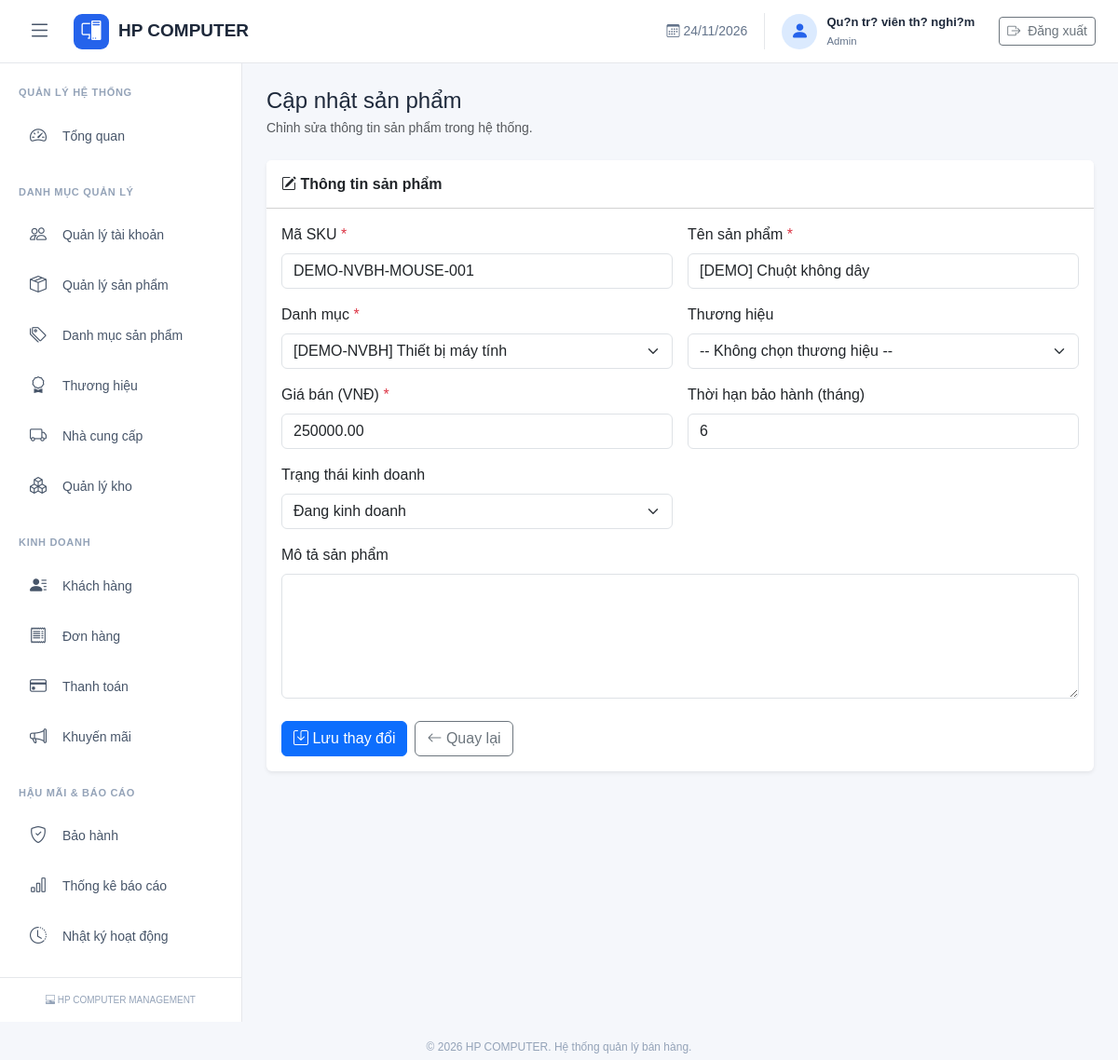
Screenshot of /modules/products/edit.php?id=2 (signed in) with the database file from the repository.
### tables this page shows
CREATE TABLE `san_pham` (
  `ma_san_pham` int(11) NOT NULL,
  `ma_danh_muc` int(11) NOT NULL,
  `ma_thuong_hieu` int(11) DEFAULT NULL,
  `ma_sku` varchar(100) NOT NULL,
  `ten_san_pham` varchar(255) NOT NULL,
  `mo_ta` text DEFAULT NULL,
  `gia_ban` decimal(15,2) NOT NULL DEFAULT 0.00,
  `thoi_han_bao_hanh` int(11) NOT NULL DEFAULT 0,
  `trang_thai` enum('ACTIVE','INACTIVE') NOT NULL DEFAULT 'ACTIVE',
  `ngay_tao` datetime NOT NULL DEFAULT current_timestamp(),
  `ngay_cap_nhat` datetime NOT NULL DEFAULT current_timestamp() ON UPDATE current_timestamp()
);

CREATE TABLE `danh_muc` (
  `ma_danh_muc` int(11) NOT NULL,
  `ten_danh_muc` varchar(150) NOT NULL,
  `ma_danh_muc_cha` int(11) DEFAULT NULL,
  `mo_ta` text DEFAULT NULL,
  `trang_thai` enum('ACTIVE','INACTIVE') NOT NULL DEFAULT 'ACTIVE',
  `ngay_tao` datetime NOT NULL DEFAULT current_timestamp()
);

### modules/products/edit.php (the view, shortened to what this page needs)
<?php
require_once __DIR__ . '/../../config/database.php';
function editProductEscape($value)
{
    return htmlspecialchars(
        (string)($value ?? ''),
        ENT_QUOTES,
        'UTF-8'
    );
}
$id = filter_input(INPUT_GET, 'id', FILTER_VALIDATE_INT);
$stmt = $pdo->prepare("
    SELECT *
    FROM san_pham
    WHERE ma_san_pham = :id
    LIMIT 1
");
$stmt->execute([':id' => $id]);
$product = $stmt->fetch();
$categories = $pdo->query("
    SELECT ma_danh_muc, ten_danh_muc
    FROM danh_muc
    ORDER BY ten_danh_muc ASC
")->fetchAll();
require_once __DIR__ . '/../../includes/header.php';
require_once __DIR__ . '/../../includes/navbar.php';
?>
<div class="admin-layout">
    <?php require_once __DIR__ . '/../../includes/sidebar.php'; ?>
    <main class="main-content">
        <div class="container-fluid px-0">
            <div class="page-heading mb-4">
                <div>
                    <h4 class="mb-1">Cập nhật sản phẩm</h4>
                    <p class="text-muted mb-0">
                        Chỉnh sửa thông tin sản phẩm trong hệ thống.
                    </p>
                </div>
            </div>
            <div class="card border-0 shadow-sm">
                <div class="card-header bg-white py-3">
                    <h6 class="mb-0 fw-bold">
                        <i class="bi bi-pencil-square"></i>
                        Thông tin sản phẩm
                    </h6>
                </div>
                <div class="card-body">
                    <form method="POST">
                        <div class="row g-3">
                            <div class="col-md-6">
                                <label class="form-label">
                                    Mã SKU <span class="text-danger">*</span>
                                </label>
                                <input type="text"
                                       name="ma_sku"
                                       class="form-control"
                                       maxlength="100"
                                       required
                                       value="<?= editProductEscape($product['ma_sku']) ?>">
                            </div>
                            <div class="col-md-6">
                                <label class="form-label">
                                    Tên sản phẩm <span class="text-danger">*</span>
                                </label>
                                <input type="text"
                                       name="ten_san_pham"
                                       class="form-control"
                                       maxlength="255"
                                       required
                                       value="<?= editProductEscape($product['ten_san_pham']) ?>">
                            </div>
                            <div class="col-md-6">
                                <label class="form-label">
                                    Danh mục <span class="text-danger">*</span>
                                </label>
                                <select name="ma_danh_muc"
                                        class="form-select"
                                        required>
                                    <?php foreach ($categories as $item): ?>
                                        <option
                                            value="<?= (int)$item['ma_danh_muc'] ?>"
                                            <?= (string)$product['ma_danh_muc'] === (string)$item['ma_danh_muc'] ? 'selected' : '' ?>>
                                            <?= editProductEscape($item['ten_danh_muc']) ?>
                                        </option>
                                    <?php endforeach; ?>
                                </select>
                            </div>
                            <div class="col-md-6">
                                <label class="form-label">
                                    Thương hiệu
                                </label>
                                <select name="ma_thuong_hieu"
                                        class="form-select">
                                    <option value="">
                                        -- Không chọn thương hiệu --
                                    </option>
                                </select>
                            </div>
                            <div class="col-md-6">
                                <label class="form-label">
                                    Giá bán (VNĐ) <span class="text-danger">*</span>
                                </label>
                                <input type="number"
                                       name="gia_ban"
                                       class="form-control"
                                       min="0"
                                       step="0.01"
                                       required
                                       value="<?= editProductEscape($product['gia_ban']) ?>">
                            </div>
                            <div class="col-md-6">
                                <label class="form-label">
                                    Thời hạn bảo hành (tháng)
                                </label>
                                <input type="number"
                                       name="thoi_han_bao_hanh"
                                       class="form-control"
                                       min="0"
                                       step="1"
                                       required
                                       value="<?= editProductEscape($product['thoi_han_bao_hanh']) ?>">
                            </div>
                            <div class="col-md-6">
                                <label class="form-label">
                                    Trạng thái kinh doanh
                                </label>
                                <select name="trang_thai"
                                        class="form-select"
                                        required>
                                    <option value="ACTIVE"
                                        <?= $product['trang_thai'] === 'ACTIVE' ? 'selected' : '' ?>>
                                        Đang kinh doanh
                                    </option>
                                </select>
                            </div>
                            <div class="col-12">
                                <label class="form-label">
                                    Mô tả sản phẩm
                                </label>
                                <textarea name="mo_ta"
                                          class="form-control"
                                          rows="5"><?= editProductEscape($product['mo_ta']) ?></textarea>
                            </div>
                        </div>
                        <div class="d-flex gap-2 mt-4">
                            <button type="submit"
                                    class="btn btn-primary">
                                <i class="bi bi-save"></i>
                                Lưu thay đổi
                            </button>
                            <a href="<?= BASE_URL ?>/products.php"
                               class="btn btn-outline-secondary">
                                <i class="bi bi-arrow-left"></i>
                                Quay lại
                            </a>
                        </div>
                    </form>
                </div>
            </div>
        </div>
    </main>
</div>
<?php require_once __DIR__ . '/../../includes/footer.php'; ?>

### assets/css/admin.css (style rules this page uses)
:root { --primary-color: #2563eb; --sidebar-width: 260px; --topbar-height: 68px; --background-color: #f5f7fb; --text-color: #1e293b; }
* { box-sizing: border-box; }
body { margin: 0; font-family: Arial, Helvetica, sans-serif; background: var(--background-color); color: var(--text-color); }
.admin-layout { display: flex; min-height: calc(100vh - var(--topbar-height)); }
.main-content { flex: 1; min-width: 0; padding: 26px; overflow: hidden; }
.page-heading { display: flex; justify-content: space-between; align-items: center; gap: 15px; margin-bottom: 25px; }
.page-heading p { margin: 0; color: #64748b; font-size: 14px; }

### rows the page displays
san_pham: ma_sku "DEMO-NVBH-MOUSE-001", ten_san_pham "[DEMO] Chuột không dây", ma_danh_muc "[DEMO-NVBH] Thiết bị máy tính", gia_ban "250000.00", thoi_han_bao_hanh "6", trang_thai "Đang kinh doanh"

### other values shown
$hoTen "Qu?n tr? viên th? nghi?m"
$tenVaiTro "Admin"
